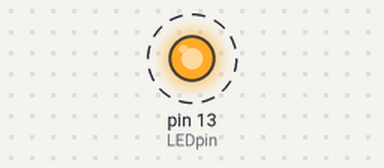
The sketch below on a simulated Arduino Uno, built with avr-gcc and run on an emulated ATmega328P. Parts: output pins drawn as LEDs (lit = HIGH). Dashed ring = blinking.

Above: at 0.5 s.
Timing chart, 0 to 4.6 s (numbered marks = the images above):
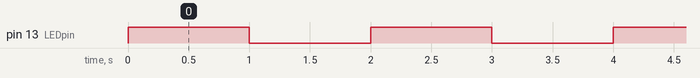

The sketch:

_____3.ino
```cpp
const int LEDpin = 13;
int timeDelay = 1000;
  int value = HIGH;

void setup(){
  pinMode(LEDpin, OUTPUT);
}

void loop(){
  write_delay(value);
}

void write_delay(int v){
  digitalWrite(LEDpin, v);
  delay(timeDelay);
 value = !v;
}
```

Measured:
- by itself, pin 13 (LEDpin): alternates HIGH for 1.0 s and LOW for 1.0 s
